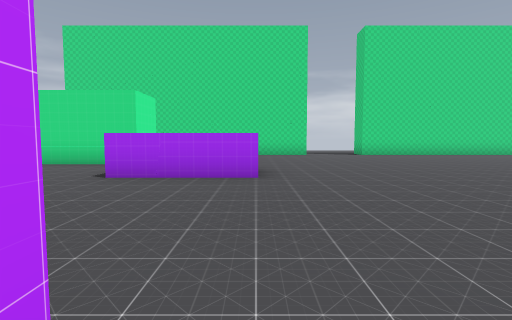
View 1 (above)

17 first-person views from a walk through a Godot game level. The camera is 1.3 m above the floor, tilts 4° down and sees 85° across. The floor is counted in squares, 2 m on a side. Each view is taken from the middle of a square. On the plan, view 1 faces up. The plan holds only what a view shows up to about 9 squares ahead; the rest is blank.

View 2
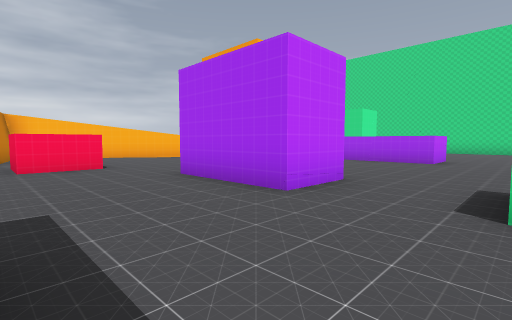

View 3
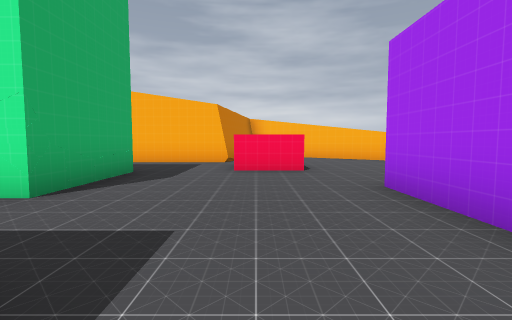

View 4
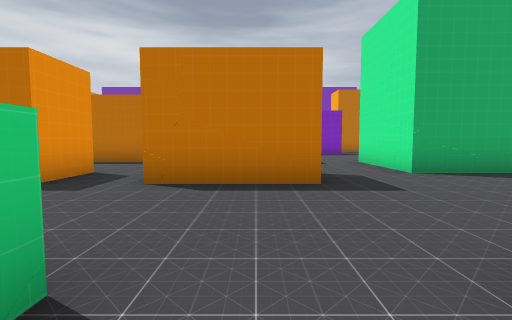

View 5
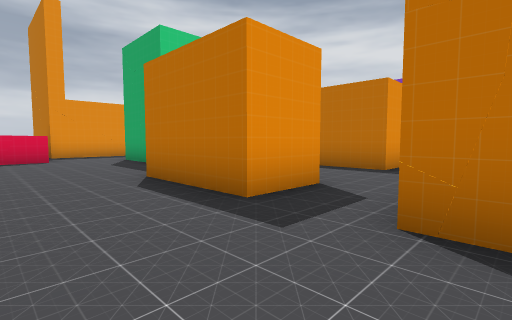

View 6
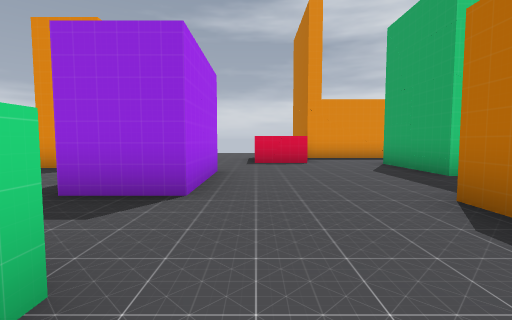

View 7
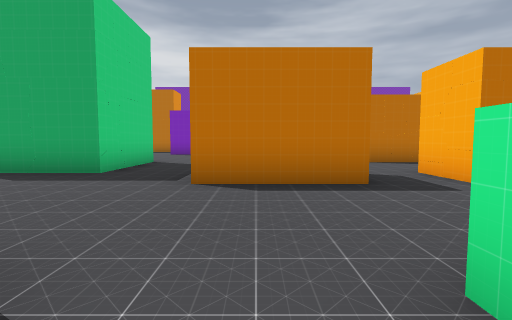

View 8
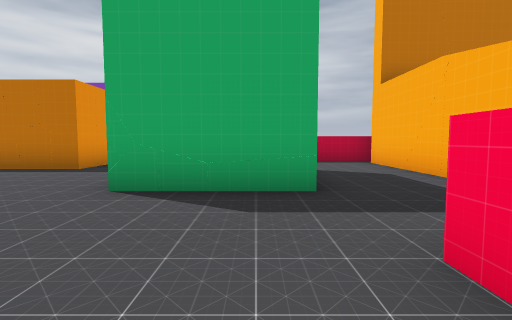

View 9
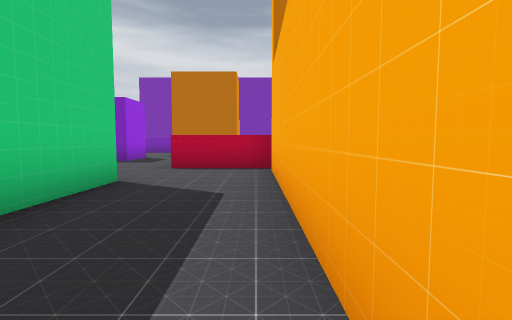

View 10
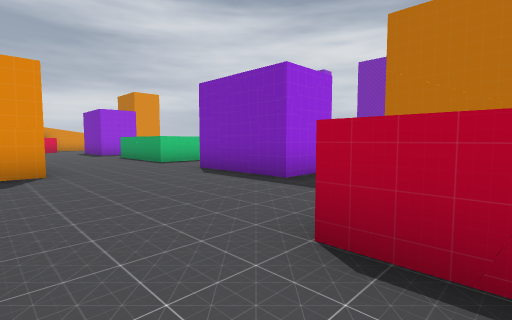

View 11
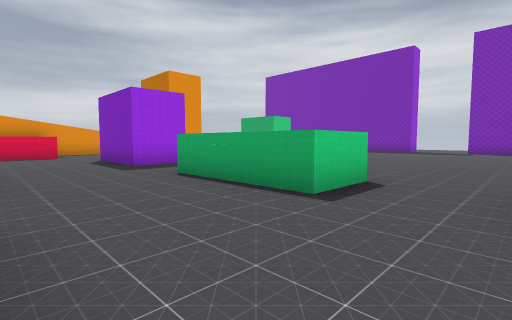

View 12
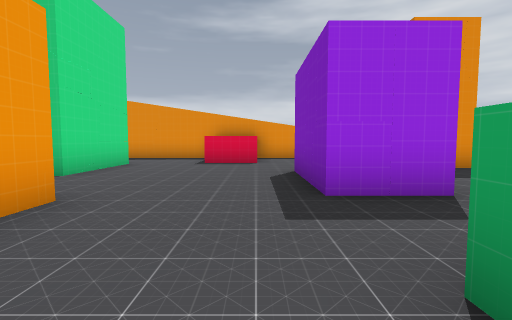

View 13
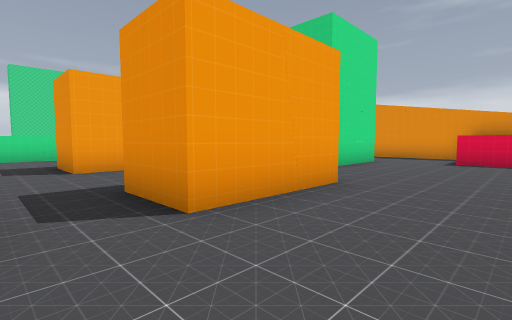

View 14
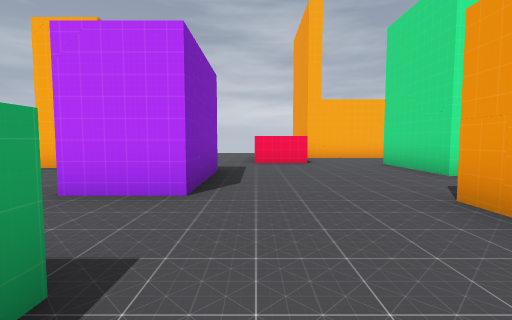

View 15
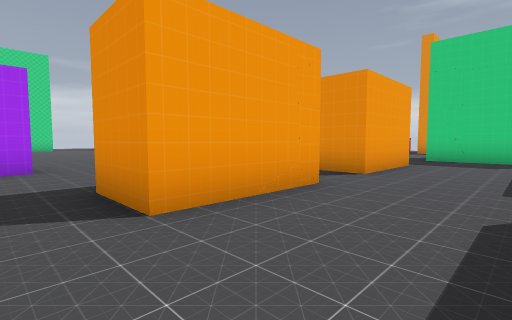

View 16
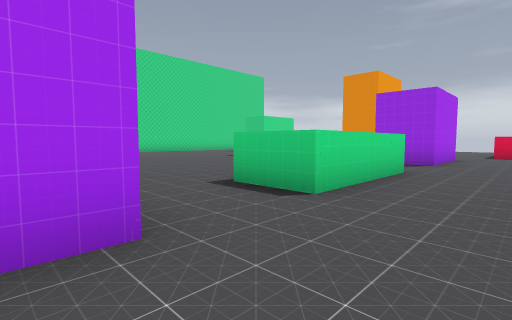

View 17
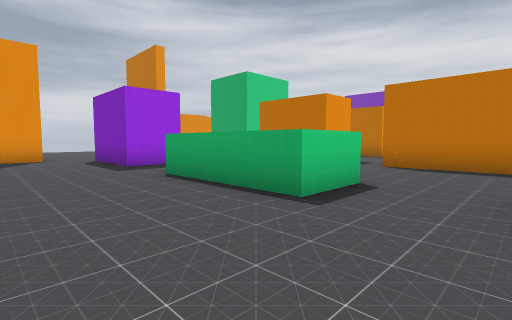

### Floor plan
Ten units are one square. View 1 is at (0, 0); x grows to the right and y downward. Boxes are objects, and circles mark ways between rooms. Rooms are numbered by the first view taken in them; rooms with no view inside come last. Other rooms are left out.
<svg viewBox="-106 -85 231 235">
<path fill="none" stroke="#000" d="M27 42 27 57 0 57 0 42 27 42M51 12 19 12 19 -4M-3 -4 -3 12 -30 12M70 57 43 57 43 42 70 42M0 98 0 83 26 83M43 98 43 83 60 83M-49 55 -21 55 -21 85M-50 19 -50 35 -65 35M-48 85 -48 64M91 85 91 55 105 55M100 12 73 12 73 -4M-73 39 -73 101M120 35 120 19M-76 105 -50 105M8 98 0 98M19 145 19 129 51 129M70 98 43 98M73 144 73 129 100 129M-21 85 -48 85M-29 129 -3 129 -3 144M105 85 91 85M-50 105 -50 121M120 121 120 105M0 -64 0 -48 -26 -48M-40 -76 -59 -76M19 -4 51 -4M73 -4 100 -4M105 -15 105 -31M-101 33 -73 39"/>
<circle cx="-5" cy="85" r="3" fill="#2a7"/>
<circle cx="-55" cy="95" r="3" fill="#2a7"/>
<circle cx="35" cy="90" r="3" fill="#2a7"/>
<circle cx="75" cy="80" r="3" fill="#2a7"/>
<circle cx="-55" cy="30" r="3" fill="#2a7"/>
<circle cx="110" cy="20" r="3" fill="#2a7"/>
<circle cx="5" cy="5" r="3" fill="#2a7"/>
<circle cx="65" cy="5" r="3" fill="#2a7"/>
<text x="20" y="40">1</text>
<text x="30" y="110">2</text>
<text x="30" y="-80">3</text>
</svg>
Room 1 opens to room 2. Room 1 opens to room 3.

Where each view was taken, in squares from view 1:
view 1: 0 up, 0 right, facing up
view 2: 4 down, 2 right, facing up-left
view 3: 3 down, 1 right, facing left
view 4: 0 up, 1 right, facing down
view 5: 2 down, 2 right, facing down-right
view 6: 2 down, 4 right, facing right
view 7: 0 up, 6 right, facing down
view 8: 2 down, 4 left, facing down
view 9: 4 down, 7 left, facing down
view 10: 9 down, 6 left, facing down-right
view 11: 10 down, 0 right, facing down-right
view 12: 12 down, 4 right, facing right
view 13: 12 down, 3 right, facing up-right
view 14: 12 down, 3 right, facing left
view 15: 8 down, 1 left, facing up-right
view 16: 3 down, 1 left, facing up-right
view 17: 3 up, 0 right, facing down-right
